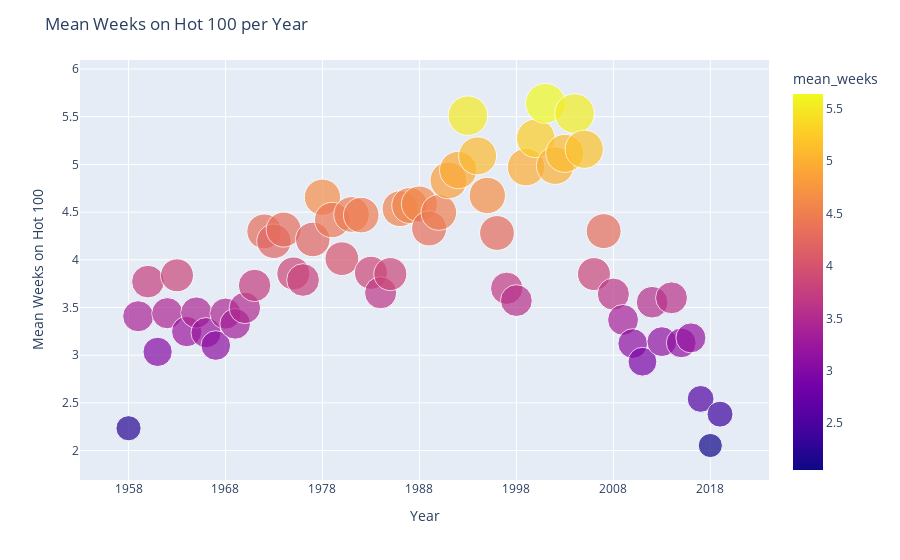

Here is the notebook cell this chart was saved with:
### Code cell
import plotly.express as px
dff = px.data.gapminder()
mean_weeks = df_successful.groupby('year')['Weeks on Chart'].mean()
mean_weeks = mean_weeks.reset_index()
mean_weeks.columns = ['year', 'mean_weeks']
fig = px.scatter(mean_weeks, x='year', y='mean_weeks', size='mean_weeks', color='mean_weeks', hover_name='year', size_max=60)
fig.update_traces(marker=dict(sizemode='area', sizeref=2.*max(mean_weeks['mean_weeks'])/(40.**2)))

fig.update_xaxes(tick0=1960, dtick=10)
fig.update_layout(title='Mean Weeks on Hot 100 per Year', xaxis_title='Year', yaxis_title='Mean Weeks on Hot 100')

fig.show()

### Figure 1 — Plotly figure (JSON) as saved in the notebook; plotly's stock layout.template omitted (floating-point values rounded to 4 significant figures)
{"data": [{"hovertemplate": "<b>%{hovertext}</b><br><br>year=%{x}<br>mean_weeks=%{marker.color}<extra></extra>", "hovertext": ["1958", "1959", "1960", "1961", "1962", "1963", "1964", "1965", "1966", "1967", "1968", "1969", "1970", "1971", "1972", "1973", "1974", "1975", "1976", "1977", "1978", "1979", "1980", "1981", "1982", "1983", "1984", "1985", "1986", "1987", "1988", "1989", "1990", "1991", "1992", "1993", "1994", "1995", "1996", "1997", "1998", "1999", "2000", "2001", "2002", "2003", "2004", "2005", "2006", "2007", "2008", "2009", "2010", "2011", "2012", "2013", "2014", "2015", "2016", "2017", "2018", "2019"], "legendgroup": "", "marker": {"color": [2.234, 3.408, 3.771, 3.035, 3.44, 3.838, 3.248, 3.447, 3.236, 3.101, 3.436, 3.329, 3.496, 3.731, 4.298, 4.194, 4.317, 3.857, 3.788, 4.213, 4.656, 4.417, 4.012, 4.475, 4.468, 3.864, 3.654, 3.851, 4.536, 4.569, 4.585, 4.329, 4.497, 4.833, 4.941, 5.511, 5.089, 4.675, 4.281, 3.701, 3.573, 4.972, 5.274, 5.64, 4.988, 5.116, 5.533, 5.159, 3.85, 4.301, 3.64, 3.37, 3.122, 2.932, 3.556, 3.142, 3.602, 3.129, 3.182, 2.542, 2.053, 2.382], "coloraxis": "coloraxis", "size": [2.234, 3.408, 3.771, 3.035, 3.44, 3.838, 3.248, 3.447, 3.236, 3.101, 3.436, 3.329, 3.496, 3.731, 4.298, 4.194, 4.317, 3.857, 3.788, 4.213, 4.656, 4.417, 4.012, 4.475, 4.468, 3.864, 3.654, 3.851, 4.536, 4.569, 4.585, 4.329, 4.497, 4.833, 4.941, 5.511, 5.089, 4.675, 4.281, 3.701, 3.573, 4.972, 5.274, 5.64, 4.988, 5.116, 5.533, 5.159, 3.85, 4.301, 3.64, 3.37, 3.122, 2.932, 3.556, 3.142, 3.602, 3.129, 3.182, 2.542, 2.053, 2.382], "sizemode": "area", "sizeref": 0.00705, "symbol": "circle"}, "mode": "markers", "name": "", "orientation": "v", "showlegend": false, "type": "scatter", "x": ["1958", "1959", "1960", "1961", "1962", "1963", "1964", "1965", "1966", "1967", "1968", "1969", "1970", "1971", "1972", "1973", "1974", "1975", "1976", "1977", "1978", "1979", "1980", "1981", "1982", "1983", "1984", "1985", "1986", "1987", "1988", "1989", "1990", "1991", "1992", "1993", "1994", "1995", "1996", "1997", "1998", "1999", "2000", "2001", "2002", "2003", "2004", "2005", "2006", "2007", "2008", "2009", "2010", "2011", "2012", "2013", "2014", "2015", "2016", "2017", "2018", "2019"], "xaxis": "x", "y": [2.234, 3.408, 3.771, 3.035, 3.44, 3.838, 3.248, 3.447, 3.236, 3.101, 3.436, 3.329, 3.496, 3.731, 4.298, 4.194, 4.317, 3.857, 3.788, 4.213, 4.656, 4.417, 4.012, 4.475, 4.468, 3.864, 3.654, 3.851, 4.536, 4.569, 4.585, 4.329, 4.497, 4.833, 4.941, 5.511, 5.089, 4.675, 4.281, 3.701, 3.573, 4.972, 5.274, 5.64, 4.988, 5.116, 5.533, 5.159, 3.85, 4.301, 3.64, 3.37, 3.122, 2.932, 3.556, 3.142, 3.602, 3.129, 3.182, 2.542, 2.053, 2.382], "yaxis": "y"}], "layout": {"coloraxis": {"colorbar": {"title": {"text": "mean_weeks"}}, "colorscale": [[0, "#0d0887"], [0.1111, "#46039f"], [0.2222, "#7201a8"], [0.3333, "#9c179e"], [0.4444, "#bd3786"], [0.5556, "#d8576b"], [0.6667, "#ed7953"], [0.7778, "#fb9f3a"], [0.8889, "#fdca26"], [1, "#f0f921"]]}, "legend": {"itemsizing": "constant", "tracegroupgap": 0}, "margin": {"t": 60}, "title": {"text": "Mean Weeks on Hot 100 per Year"}, "xaxis": {"anchor": "y", "domain": [0, 1], "dtick": 10, "tick0": 1960, "title": {"text": "Year"}}, "yaxis": {"anchor": "x", "domain": [0, 1], "title": {"text": "Mean Weeks on Hot 100"}}}}
